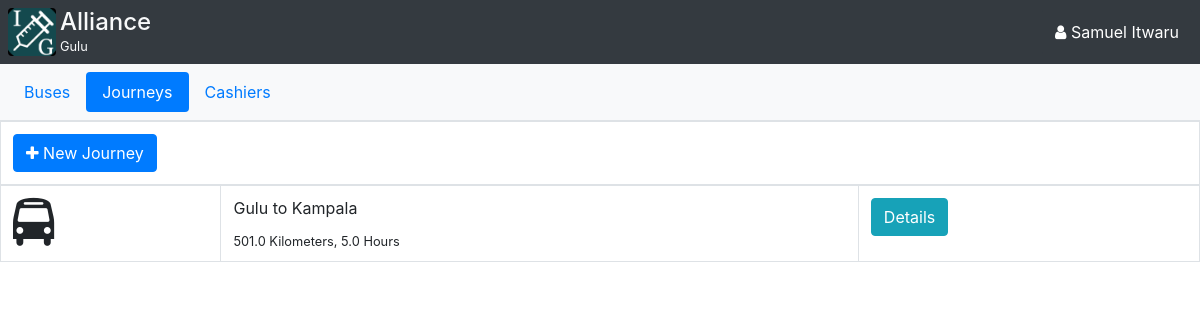
Before: /journey (signed in) with the older database file.
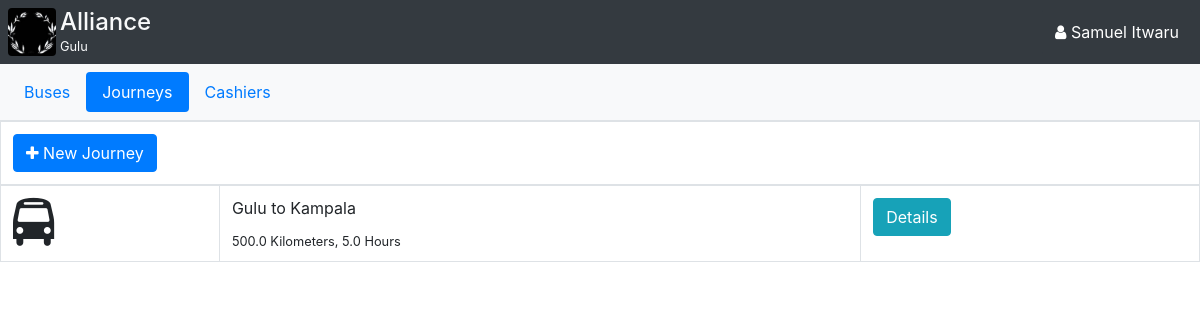
After: the same page with the newer database file.
### app/models/models.py (models this page shows, shortened)
class Company(db.Model):
    id = db.Column(db.Integer, primary_key=True)
    name = db.Column(db.String(64))
    logo = db.Column(db.String(64))
    branches = db.relationship("Branch", backref="company")
    buses = db.relationship("Bus", backref="company")
    statuses = db.relationship("Status", backref="company")
    def __str__(self):
        return self.name

class Journey(db.Model):
    id = db.Column(db.Integer, primary_key=True)
    from_ = db.Column(db.String(64))
    to = db.Column(db.String(64))
    distance = db.Column(db.Float)
    duration = db.Column(db.Float)
    branch_id = db.Column(db.Integer, db.ForeignKey("branch.id"))
    buses = db.relationship("Bus", backref="journey")
    pickups = db.relationship("Pickup", backref="journey")
    pricings = db.relationship("Pricing", backref="journey")

### app/WEB/views/journey.py (the view)
@journey_bp.route("")
def get_journeys():
	branch = get_current_branch()
	journeys = Journey.query.filter_by(branch_id=branch.id).all()
	create_journey_form = CreateJourneyForm()
	return render_template("journey/journeys.html", journeys=journeys, create_journey_form=create_journey_form)

### app/WEB/context_processors.py (called while the page is built)
@app.context_processor
def company():
	if current_user.is_authenticated:
		branch = current_user.profile.branch
		if branch:
			return {
				"branch": branch,
				"company": branch.company,
			}
	return {}

### app/models/models.py (called while the page is built)
    def __str__(self):
        return self.name

    def __str__(self):
        return self.profile.display_name()

    def display_name(self):
        return f"{self.first_name} {self.last_name}"

### app/setup.py (called while the page is built)
@login_manager.user_loader
def load_user(user_id):
	return User.query.get(user_id)

### app/utils.py (called while the page is built)
def get_current_branch():
	return  current_user.profile.branch

### app/templates/journey/journeys.html (shortened to what this page needs)
{% extends 'index/manager-base.html' %}
{% block journeys_active %}active{% endblock %}
{% block content %}
	<div class="container-fluid p-0">
	    <table class="table table-responsive-sm border">
	    	{% if journeys|length %}
	        <thead>
	        	<th colspan="3">
	                <button class="btn btn-primary" data-toggle="modal" data-target="#createJourneyModal"><span class="fa fa-plus"></span> New Journey</button>
	        	</th>
	        </thead>
	        {% endif %}
	        <tbody>
	            {% for journey in journeys %}
	                <tr>
	                    <td>
	                    	<span class="fa fa-bus fa-3x"></span>
	                    </td>
	                    <td class="border m-auto">
	                        <p>{{journey.from_}} to {{journey.to}}</p>
	                        <small>{{journey.distance}} Kilometers, {{journey.duration}} Hours</small>
	                    </td>
	                    <td><a href="{{ url_for('journey.get_journey', journey_id=journey.id) }}" class='btn btn-info'>Details</a></td>
	                </tr>
	            {% else %}
	                <div class="container" align="center">
	                    <p class="display-5 text-muted p-2">No Journeys!</p>
	                    <br>
	                    <button class="btn btn-primary" data-toggle="modal" data-target="#createJourneyModal"><span class="fa fa-plus"></span> New Journey</button>
	                </div>
	            {% endfor %}
	        </tbody>
	    </table>
	</div>
{% endblock %}

### app/templates/index/manager-base.html (shortened to what this page needs)
{% extends 'base.html' %}
{% block body %}
	<body>
		<div class="bg-dark d-flex p-2">
			<div class="flex-fill d-flex">
				<img class="img-fluid rounded" style="width: 3rem;" src="{{url_for('company.get_company_logo', logoname=company.logo)}}" />
				<div class="text-light px-1">
					<h4 class="text-light m-0">{{company}}</h4>
					<small>{{branch}}</small>
				</div>
            </div>
            <button type="button" class="btn btn-dark" data-toggle="dropdown">
				<span class="fa fa-user"></span> {{current_user}}</span>
			</button>
		</div>
		{% block manager_navigation %}
		<nav class="navbar navbar-expand-lg navbar-light bg-light p-2 border-bottom fixed d-flex">
			<ul class="nav nav-pills">
				<li class="nav-item">
					<a class="nav-link {% block buses_active %}{% endblock %}" href="{{url_for('bus.get_buses')}}">Buses</a>
				</li>
				{% if current_user.profile.is_manager %}
				<li class="nav-item">
					<a class="nav-link {% block journeys_active %}{% endblock %}" href="{{url_for('journey.get_journeys')}}">Journeys</a>
				</li>
				<li class="nav-item">
					<a class="nav-link {% block cashiers_active %}{% endblock %}" href="{{url_for('profile.get_cashier_profiles')}}">Cashiers</a>
				</li>
				{% endif %}
			</ul>
		</nav>
		{% endblock %}
		{% block content %}
		{% endblock %}
	</body>
{% endblock %}

Changed rows visible on the page:
changed Company "Alliance": logo: a different picture
changed Journey "Gulu": distance "501.0" → "500.0"
